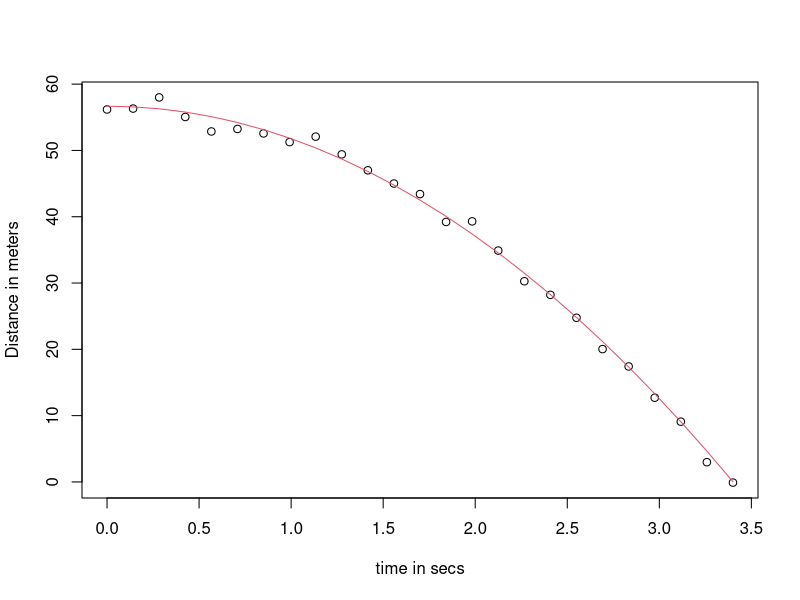
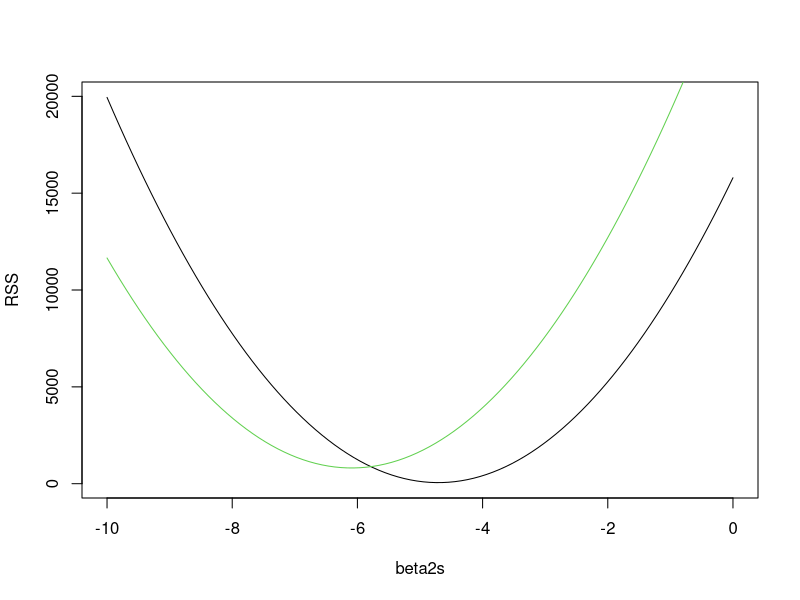

Reproduce these figures in R, in order.
g = 9.8
n = 25
ti = seq(0, 3.4, len=n) 
f = 56.67 + 0*ti -0.5*g*ti^2
y = f + rnorm(n , sd=1)
plot(ti, y, xlab="time in secs", ylab="Distance in meters")
lines(ti, f, col=2)

rss = function(beta0, beta1, beta2)
{
  r = y - (beta0 + beta1*ti + beta2*ti^2)
  sum(r^2)
}

beta2s = seq(-10, 0, len=100)
RSS = sapply(beta2s, rss, beta0 = 55, beta1 = 0)
plot(beta2s, RSS, type="l")

RSS = sapply(beta2s, rss, beta0 = 65, beta1 = 0)
lines(beta2s, RSS, type="l",col=3)

ti2 = ti^2
fit = lm(y~ti + ti2)
summary(fit)